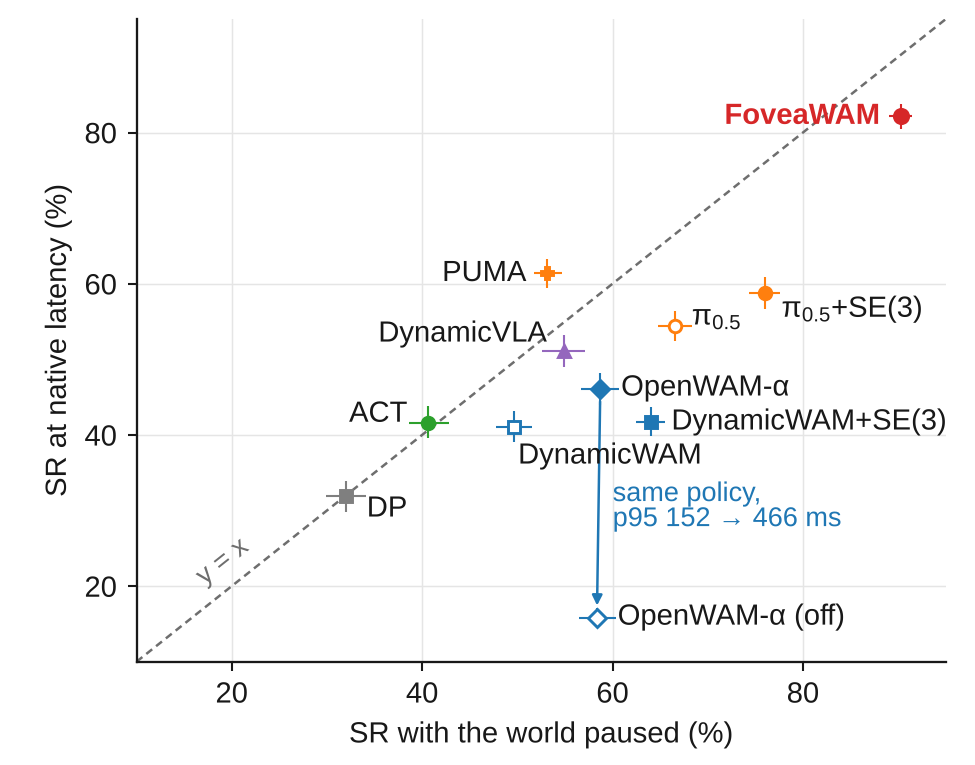

This figure's Python source:
"""Candidate B: Paused SR (x) vs. Native SR (y) with the y = x reference."""
import argparse
import sys
from pathlib import Path

import matplotlib.pyplot as plt

sys.path.insert(0, str(Path(__file__).resolve().parents[1]))
import rank_data as rd  # noqa: E402
from style import GRID, INK, MUTED, require_font, style  # noqa: E402

W, H = 3.25, 2.55
LIM = (10, 95)
# label offsets in points (dx, dy, ha)
OFF = {
    "se3_wam": (-5, 0, "right"),
    "pi05_se3": (4, -4, "left"),
    "pi05": (4, 2, "left"),
    "dynamicwam_se3": (5, 0, "left"),
    "openwam_official": (5, 0, "left"),
    "openwam": (5, 0, "left"),
    "dynamicvla": (-4, 4, "right"),
    "puma": (-5, 0, "right"),
    "dynamicwam": (1, -7, "left"),
    "act": (-5, 2, "right"),
    "dp": (5, -3, "left"),
}


def main():
    ap = argparse.ArgumentParser()
    ap.add_argument("--font", default="Arial")
    ap.add_argument("--output-dir", type=Path, default=Path(__file__).resolve().parent)
    a = ap.parse_args()
    require_font(a.font)
    d = rd.load()
    with plt.rc_context(style(a.font)):
        fig = plt.figure(figsize=(W, H), dpi=144)
        ax = fig.add_axes([0.14, 0.135, 0.83, 0.84])
        ax.set(xlim=LIM, ylim=LIM, xticks=range(20, 100, 20), yticks=range(20, 100, 20))
        ax.spines[["top", "right"]].set_visible(False)
        ax.grid(color=GRID, lw=.35)
        ax.set_axisbelow(True)
        ax.plot(LIM, LIM, color=MUTED, lw=.6, ls=(0, (3, 2)), zorder=1)
        ax.text(17.5, 19.5, "y = x", rotation=45, rotation_mode="anchor", ha="left",
                va="bottom", fontsize=6.5, color=MUTED, transform_rotates_text=True)
        ax.set_xlabel("SR with the world paused (%)", labelpad=3)
        ax.set_ylabel("SR at native latency (%)", labelpad=3)
        # The one clean latency-only contrast: same OpenWAM-alpha policy, two deployments.
        a1, a2 = d["openwam_official"], d["openwam"]
        ax.annotate("", xy=(a2["paused"][0], a2["native"][0]), xytext=(a1["paused"][0], a1["native"][0]),
                    arrowprops=dict(arrowstyle="-|>", color=rd.color("openwam"), lw=.6,
                                    mutation_scale=5, shrinkA=3, shrinkB=3), zorder=2)
        ax.text(a1["paused"][0] + 1.3, 30.5, "same policy,\np95 152 → 466 ms", fontsize=6.5,
                color=rd.color("openwam"), va="center", ha="left", linespacing=1.0)
        for m in rd.ORDER:
            c = rd.color(m)
            ours = m == "se3_wam"
            (p, pc), (n, nc) = d[m]["paused"], d[m]["native"]
            ax.errorbar(p, n, xerr=[[p - pc[0]], [pc[1] - p]], yerr=[[n - nc[0]], [nc[1] - n]],
                        fmt="none", ecolor=c, elinewidth=.5, capsize=0, zorder=3)
            ax.plot(p, n, marker=rd.marker(m), ms=3.4 if ours else 3.0, mec=c, mew=.7,
                    mfc="white" if rd.hollow(m) else c, ls="none", zorder=5 if ours else 4)
            dx, dy, ha = OFF[m]
            ax.annotate(rd.label(m), (p, n), xytext=(dx, dy), textcoords="offset points",
                        ha=ha, va="center", fontsize=7, color=c if ours else INK,
                        weight="bold" if ours else "normal")
        fig.savefig(a.output_dir / "cand_B_scatter.png", dpi=300)
        fig.savefig(a.output_dir / "cand_B_scatter.pdf")


if __name__ == "__main__":
    main()
